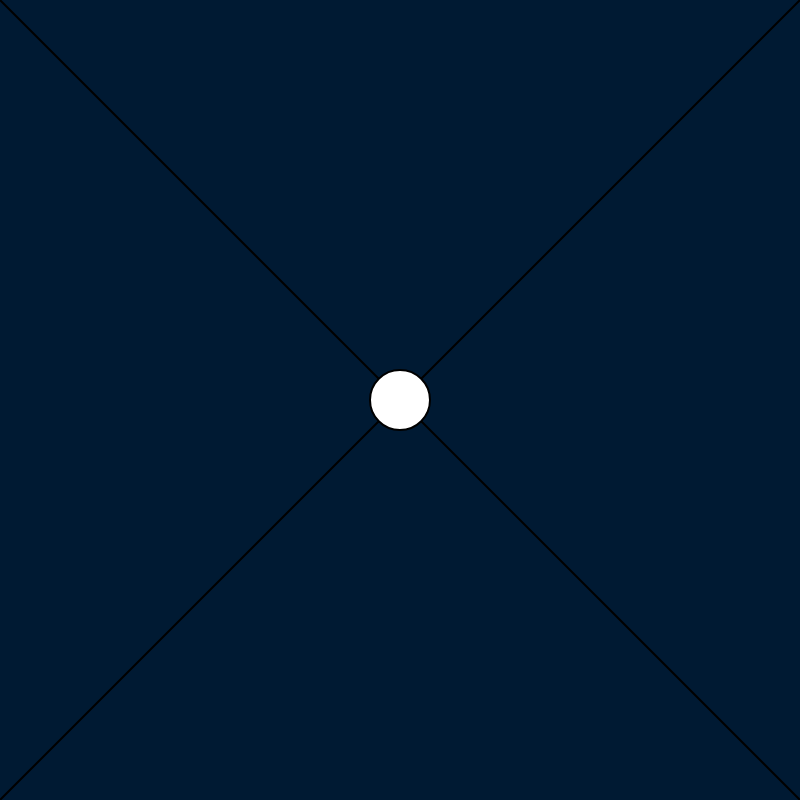
Frame 1 (no input)
Frame 60 (no input): identical to frame 1, image omitted
Frame 120 (the mouse pressed at the canvas centre since frame 60): identical to frame 1, image omitted

The p5.js sketch that drew this single still picture (run headless with seeded random() and noise() and a simulated clock; from frame 60 on, the mouse is pressed at the canvas centre):

// p5.js sketch
// ── sketch.js
/*
note: 

*/

function setup() {
  createCanvas(800, 800);
  strokeWeight(2);
}

function draw() {
  background(0, 26, 51);  
  line(0, 0, width, height); 
  line(width, 0, 0, height); 
  ellipse(width/2, height/2, 60, 60); 
}
